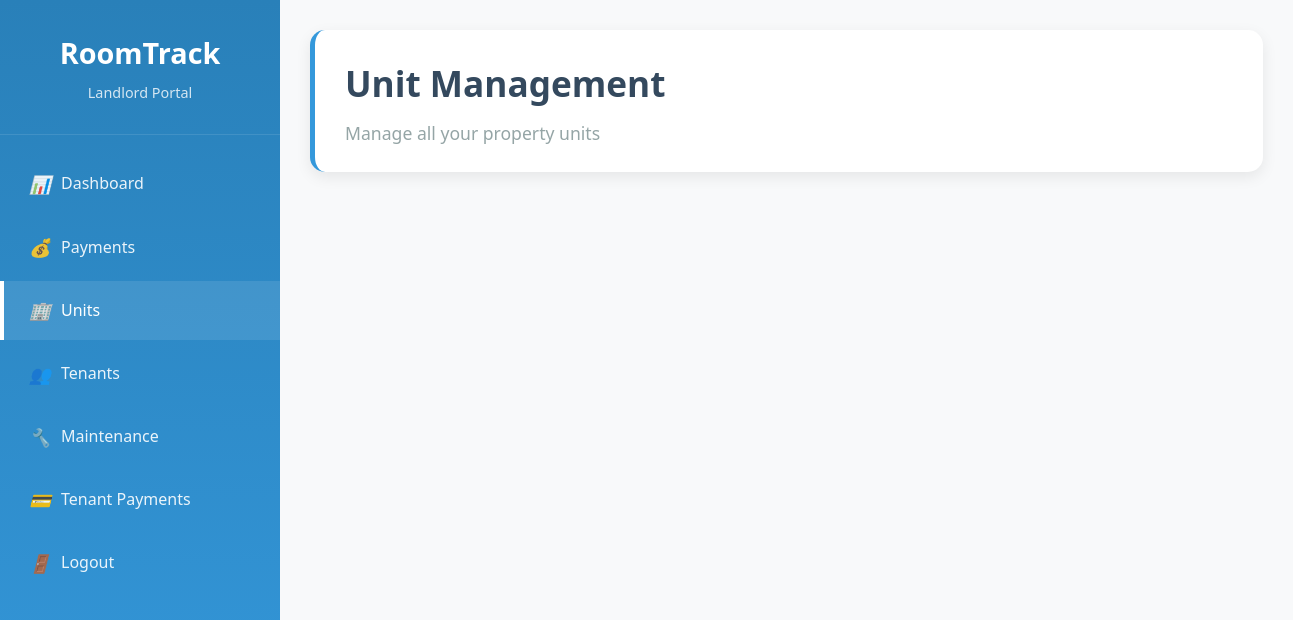
The app's page /landlord/units (signed in), older data.
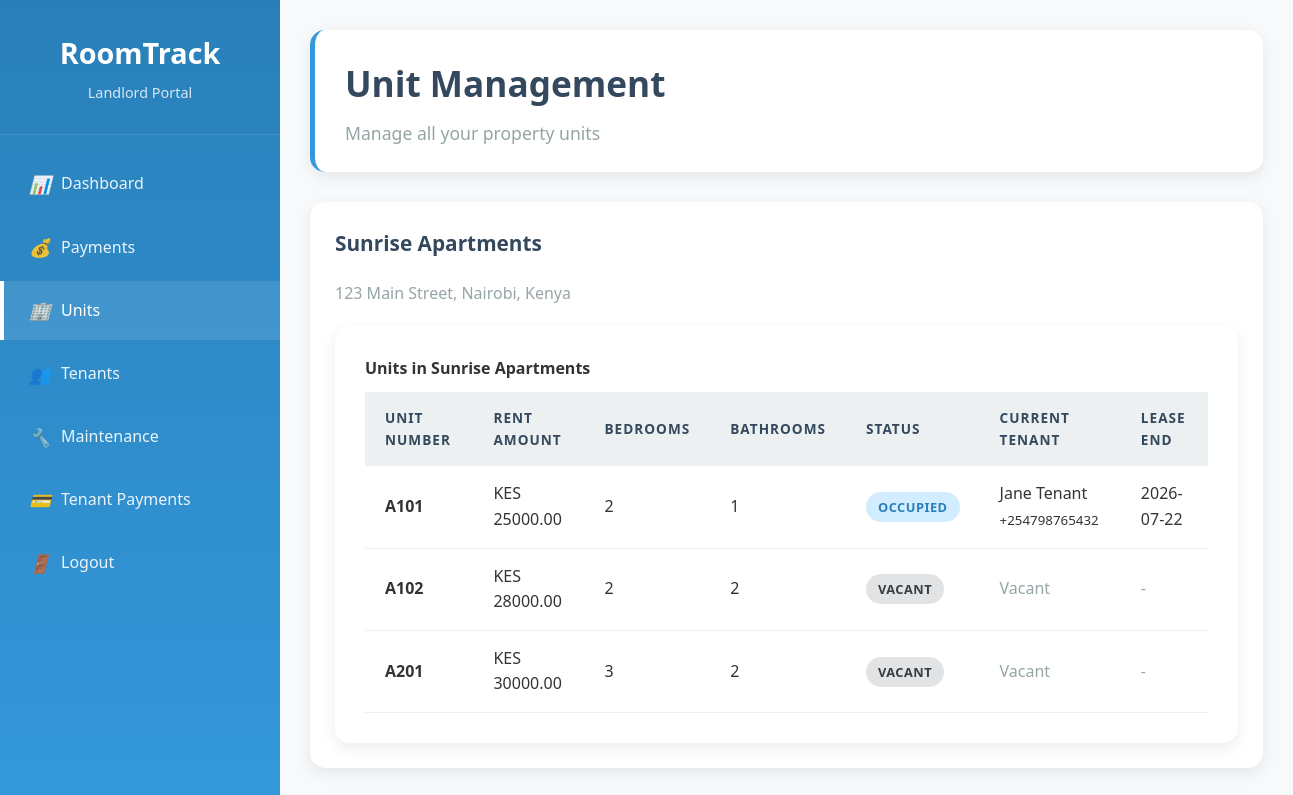
The same page, newer data.
### models.py (models this page shows)
class Property(db.Model):
    id = db.Column(db.Integer, primary_key=True)
    name = db.Column(db.String(200), nullable=False)
    address = db.Column(db.Text, nullable=False)
    total_units = db.Column(db.Integer, nullable=False)
    occupied_units = db.Column(db.Integer, default=0)
    landlord_id = db.Column(db.Integer, db.ForeignKey('user.id'), nullable=False)
    created_at = db.Column(db.DateTime, default=datetime.utcnow)
    units = db.relationship('Unit', backref='property', lazy=True, cascade='all, delete-orphan')

class Unit(db.Model):
    id = db.Column(db.Integer, primary_key=True)
    unit_number = db.Column(db.String(50), nullable=False)
    rent_amount = db.Column(db.Float, nullable=False)
    status = db.Column(db.String(20), default='vacant')  # vacant, occupied
    bedrooms = db.Column(db.Integer, default=1)
    bathrooms = db.Column(db.Integer, default=1)
    square_feet = db.Column(db.Integer)
    property_id = db.Column(db.Integer, db.ForeignKey('property.id'), nullable=False)
    leases = db.relationship('Lease', backref='unit', lazy=True, cascade='all, delete-orphan')
    maintenance_requests = db.relationship('MaintenanceRequest', backref='unit', lazy=True)

class Lease(db.Model):
    id = db.Column(db.Integer, primary_key=True)
    tenant_id = db.Column(db.Integer, db.ForeignKey('user.id'), nullable=False)
    unit_id = db.Column(db.Integer, db.ForeignKey('unit.id'), nullable=False)
    start_date = db.Column(db.Date, nullable=False)
    end_date = db.Column(db.Date, nullable=False)
    monthly_rent = db.Column(db.Float, nullable=False)
    security_deposit = db.Column(db.Float, default=0)
    status = db.Column(db.String(20), default='active')
    created_at = db.Column(db.DateTime, default=datetime.utcnow)
    payments = db.relationship('Payment', backref='lease', lazy=True, cascade='all, delete-orphan')

class User(UserMixin, db.Model):
    id = db.Column(db.Integer, primary_key=True)
    username = db.Column(db.String(80), unique=True, nullable=False)
    email = db.Column(db.String(120), unique=True, nullable=False)
    password = db.Column(db.String(200), nullable=False)
    role = db.Column(db.String(20), nullable=False)  # admin, landlord, tenant
    full_name = db.Column(db.String(200))
    id_number = db.Column(db.String(50))
    passport_number = db.Column(db.String(50))
    phone = db.Column(db.String(20))
    created_at = db.Column(db.DateTime, default=datetime.utcnow)
    landlord_properties = db.relationship('Property', backref='landlord', lazy=True)
    tenant_leases = db.relationship('Lease', backref='tenant', lazy=True, foreign_keys='Lease.tenant_id')
    maintenance_requests = db.relationship('MaintenanceRequest', backref='tenant', lazy=True)

### app.py (the view)
@app.route('/landlord/units')
@login_required
def landlord_units():
    if current_user.role != 'landlord':
        return redirect(url_for('index'))
    properties = Property.query.filter_by(landlord_id=current_user.id).all()
    units = Unit.query.filter(Unit.property_id.in_([p.id for p in properties])).all()
    return render_template('landlord/units.html', properties=properties, units=units)

### app.py (called while the page is built)
@login_manager.user_loader
def load_user(user_id):
    return User.query.get(int(user_id))

### templates/landlord/units.html (shortened to what this page needs)
<!DOCTYPE html>
<html lang="en">
<head>
    <link rel="stylesheet" href="{{ url_for('static', filename='css/style.css') }}">
</head>
<body>
    <div class="dashboard">
        <div class="sidebar">
            <div class="sidebar-header">
                <h2>RoomTrack</h2>
                <p>Landlord Portal</p>
            </div>
            <ul class="sidebar-nav">
                <li><a href="{{ url_for('landlord_dashboard') }}"><i>📊</i> Dashboard</a></li>
                <li><a href="{{ url_for('landlord_payments') }}"><i>💰</i> Payments</a></li>
                <li><a href="#" class="active"><i>🏢</i> Units</a></li>
                <li><a href="{{ url_for('landlord_tenants') }}"><i>👥</i> Tenants</a></li>
                <li><a href="{{ url_for('landlord_maintenance_reports') }}"><i>🔧</i> Maintenance</a></li>
                <li><a href="{{ url_for('landlord_tenant_payments') }}"><i>💳</i> Tenant Payments</a></li>
                <li><a href="{{ url_for('logout') }}"><i>🚪</i> Logout</a></li>
            </ul>
        </div>
        <div class="main-content">
            <div class="header">
                <h1>Unit Management</h1>
                <p>Manage all your property units</p>
            </div>
            {% for property in properties %}
            <div class="card">
                <h3>{{ property.name }}</h3>
                <p style="color: var(--gray); margin-bottom: 20px;">{{ property.address }}</p>
                <div class="table-container">
                    <h4>Units in {{ property.name }}</h4>
                    <table>
                        <thead>
                            <tr>
                                <th>Unit Number</th>
                                <th>Rent Amount</th>
                                <th>Bedrooms</th>
                                <th>Bathrooms</th>
                                <th>Status</th>
                                <th>Current Tenant</th>
                                <th>Lease End</th>
                            </tr>
                        </thead>
                        <tbody>
                            {% for unit in property.units %}
                            <tr>
                                <td><strong>{{ unit.unit_number }}</strong></td>
                                <td>KES {{ "%.2f"|format(unit.rent_amount) }}</td>
                                <td>{{ unit.bedrooms }}</td>
                                <td>{{ unit.bathrooms }}</td>
                                <td>
                                    <span class="status-badge status-{{ unit.status }}">
                                        {{ unit.status|title }}
                                    </span>
                                </td>
                                <td>
                                    {% if unit.status == 'occupied' %}
                                        {% for lease in unit.leases %}
                                            {% if lease.status == 'active' %}
                                                {{ lease.tenant.full_name }}<br>
                                                <small>{{ lease.tenant.phone or 'No phone' }}</small>
                                            {% endif %}
                                        {% endfor %}
                                    {% else %}
                                        <span style="color: var(--gray);">Vacant</span>
                                    {% endif %}
                                </td>
                                <td>
                                    {% if unit.status == 'occupied' %}
                                        {% for lease in unit.leases %}
                                            {% if lease.status == 'active' %}
                                                {{ lease.end_date.strftime('%Y-%m-%d') }}
                                            {% endif %}
                                        {% endfor %}
                                    {% else %}
                                        <span style="color: var(--gray);">-</span>
                                    {% endif %}
                                </td>
                            </tr>
                            {% endfor %}
                        </tbody>
                    </table>
                </div>
            </div>
            {% endfor %}
        </div>
    </div>
</body>
</html>

### static/css/style.css (style rules this page uses)
:root { --primary-blue: #3498db; --dark-blue: #2980b9; --light-blue: #ecf0f1; --white: #ffffff; --gray: #95a5a6; --dark-gray: #34495e; --success: #27ae60; --warning: #f39c12; --danger: #e74c3c; --light-gray: #f8f9fa; }
* { margin: 0; padding: 0; box-sizing: border-box; }
body { font-family: 'Segoe UI', Tahoma, Geneva, Verdana, sans-serif; background-color: var(--light-gray); color: #333; line-height: 1.6; }
.dashboard { display: flex; min-height: 100vh; }
.sidebar { width: 280px; background: linear-gradient(180deg, var(--dark-blue), var(--primary-blue)); color: var(--white); padding: 0; position: fixed; height: 100vh; overflow-y: auto; }
.sidebar-header { padding: 30px 25px; border-bottom: 1px solid rgba(255,255,255,0.1); text-align: center; }
.sidebar-header h2 { color: var(--white); margin-bottom: 5px; font-size: 1.8em; }
.sidebar-header p { color: rgba(255,255,255,0.8); font-size: 0.9em; }
.sidebar-nav { list-style: none; margin-top: 20px; }
.sidebar-nav li { margin-bottom: 5px; }
.sidebar-nav a { display: flex; align-items: center; padding: 15px 25px; color: rgba(255,255,255,0.9); text-decoration: none; transition: all 0.3s ease; border-left: 4px solid transparent; }
.sidebar-nav a:hover, .sidebar-nav a.active { background: rgba(255,255,255,0.1); color: var(--white); border-left-color: var(--white); }
.sidebar-nav i { margin-right: 12px; width: 20px; text-align: center; font-size: 1.1em; }
.main-content { flex: 1; margin-left: 280px; padding: 30px; background-color: var(--light-gray); min-height: 100vh; }
.header { background: var(--white); padding: 25px 30px; border-radius: 15px; box-shadow: 0 5px 15px rgba(0,0,0,0.08); margin-bottom: 30px; border-left: 5px solid var(--primary-blue); }
.header h1 { color: var(--dark-gray); margin-bottom: 8px; font-size: 2.2em; }
.header p { color: var(--gray); font-size: 1.1em; }
.card { background: var(--white); padding: 25px; border-radius: 15px; box-shadow: 0 5px 15px rgba(0,0,0,0.08); margin-bottom: 25px; }
.card h3 { color: var(--dark-gray); margin-bottom: 20px; font-size: 1.3em; }
.table-container { background: var(--white); padding: 30px; border-radius: 15px; box-shadow: 0 5px 15px rgba(0,0,0,0.08); overflow: hidden; }
table { width: 100%; border-collapse: collapse; margin-top: 10px; }
th, td { padding: 15px 20px; text-align: left; border-bottom: 1px solid var(--light-blue); }
th { background-color: var(--light-blue); color: var(--dark-gray); font-weight: 600; text-transform: uppercase; font-size: 0.85em; letter-spacing: 1px; }
.status-badge { padding: 6px 12px; border-radius: 20px; font-size: 0.8em; font-weight: 600; text-transform: uppercase; letter-spacing: 0.5px; }
.status-vacant { background-color: #e2e3e5; color: #383d41; }
.status-occupied { background-color: #d1edff; color: var(--dark-blue); }

Row changes from the older to the newer data that the page shows:
added Property: name "Sunrise Apartments", address "123 Main Street, Nairobi, Kenya"
added Unit: unit_number "A101", rent_amount "25000.00", bedrooms "2", bathrooms "1", status "OCCUPIED"
added Lease: tenant.full_name "Jane Tenant", tenant "+254798765432", end_date "2026-07-22"
added Unit: unit_number "A102", rent_amount "28000.00", bedrooms "2", bathrooms "2", status "VACANT", shows "Vacant"
added Unit: unit_number "A201", rent_amount "30000.00", bedrooms "3", bathrooms "2", status "VACANT", shows "Vacant"
